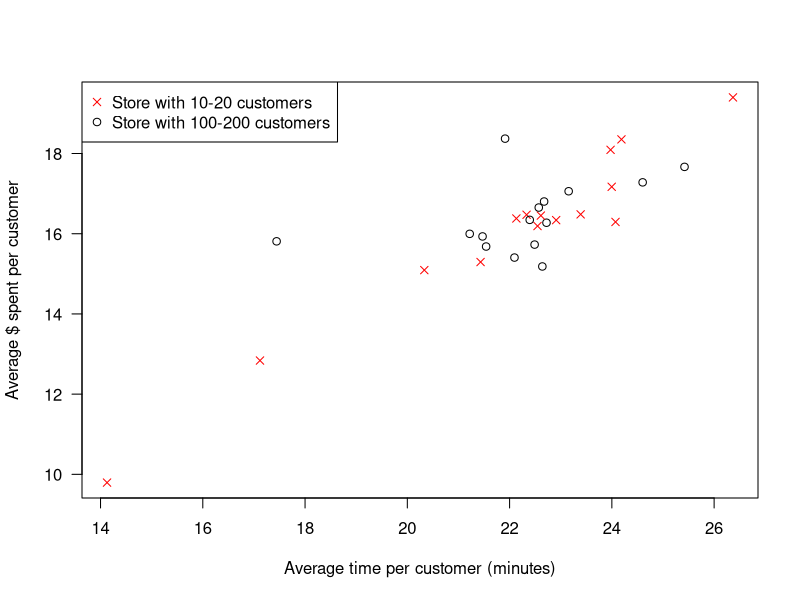
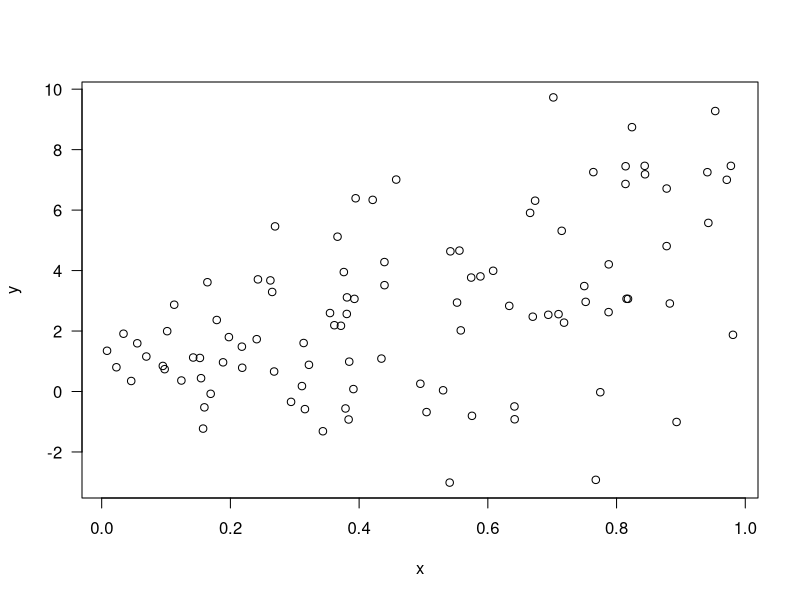
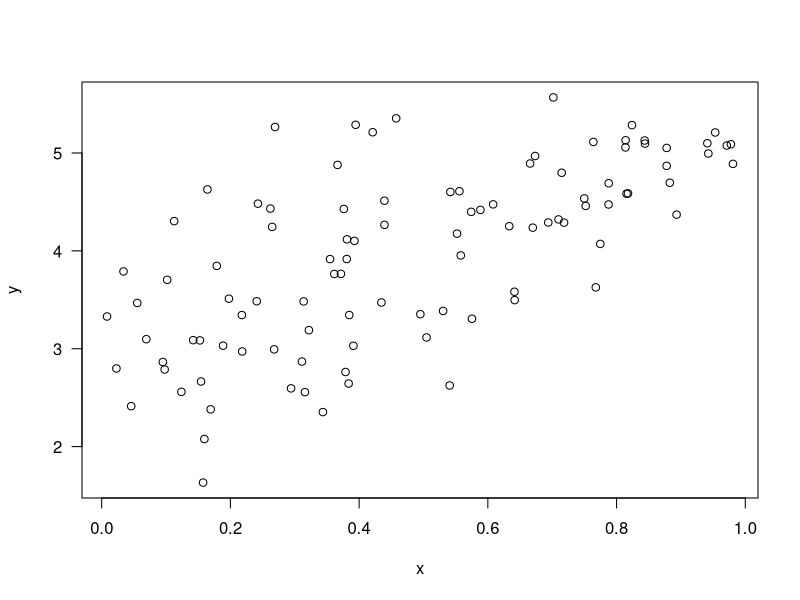

Recreate these plots in R, in order.
#are all data points equally reliable?
set.seed(33) 
n = c(sample(10:20, 15, replace=T), sample(100:200,15, replace=T)) # number of customers per week at diff stores
avgtime = rep(-1, 30)
avgspent = rep(-1,30)
for(store in 1:30){
  time = runif(n[store], 5, 40)
  spent = .5*time + 5 + rnorm(n[store], 0, 5)
  avgtime[store] = mean(time)
  avgspent[store] = mean(spent)
}

plot(avgspent~avgtime, col=c("red", "black"), pch=c(4,21), xlab="Average time per customer (minutes)", ylab="Average $ spent per customer", las=1)
legend("topleft", legend=c("Store with 10-20 customers", "Store with 100-200 customers"), pch=c(4,21), col=c("red", "black"))

#using a model to estimate the variance on the noise terms
set.seed(12)
x = runif(100)
y = 1 + 3*x + rnorm(100, 0, 1 + 3*x)
plot(x, y, las=1)
#this produces a scatterplot where variance increases with increasing x.


#iteratively weighted least squares or iwls in R
fit.w = lm(y~x) #fit the model with weights equal to 1

oldcoef = rep(0,length(fit.w$coefficients))
newcoef = fit.w$coefficients
iter = 0

while(sum(abs(oldcoef-newcoef))>.0001 & iter < 100) {
  w = 1/(fit.w$fitted.values^2) #find the weights
  fit.w = lm(y~x, weights = w) #refit using the weights 
  
  iter = iter + 1
  oldcoef = newcoef
  newcoef = fit.w$coefficients
}
newcoef
fit.w$coefficients

#a more complicated model for noise terms
set.seed(12)
x = runif(100)
y = 3 + 2*x + rnorm(100, 0, sqrt(1-x)) # rnorm uses standard deviation instead of variance
plot(x, y, las=1)

#while loop for more complicated model
fit.w = lm(y~x)

oldcoef = rep(0, length(fit.w$coef))
newcoef = fit.w$coef
iter = 0

while(sum(abs(oldcoef-newcoef))>.0001 & iter < 100) {
  fit.epsilon = lm(fit.w$residuals^2~x) #regress epsilon^2 on x
  w = 1/fit.epsilon$fitted.values #find the weights, 1/var(epsilon)
  fit.w = lm(y~x, weights = w) #refit using the weights 
  
  iter = iter + 1
  oldcoef = newcoef
  newcoef = fit.w$coefficients
}
newcoef
fit.w$coefficients

#when to use iteratively weighted least squares or iwls
#use when the variance of the error term is exactly equal to E(y_i)


#robust regression put less weight on outliers or influential points
